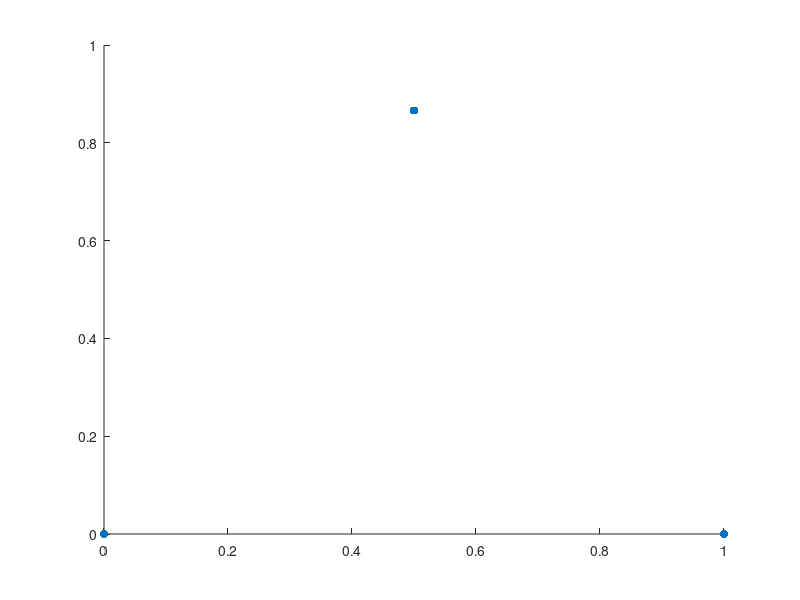

The MATLAB source for this figure: (Note: this script raises an error after producing the figure.)
clearvars;

v_ha_mut = [0;0];
v_la_mut = [0.5;sqrt(3)/2];
v_la = [1;0];

v = [v_la,v_la_mut,v_ha_mut];



%%
f=figure;
scatter(v(1,:),v(2,:),'filled')
f.Position(1) = 1547;
f.Position(3:4) = [664 543];
hold on;

%%
cohort_name = "cohort_221021113614089";
path_to_cohort_file = sprintf("../data/%s/%s.mat",cohort_name,cohort_name);
load(path_to_cohort_file,"total_runs","ids")

for si = 1:total_runs
    sim_name = ids(si);

    path_to_sim_folder = sprintf("../data/%s",sim_name);

    load(sprintf("%s/output_final.mat",path_to_sim_folder),"tracked")

    a = reshape(tracked.phase_cell_days,[],4);
    a = a(:,[1,2,4])';
    a = a./sum(a,1);


    %%
    % scatter3(v(1,:)*a,v(2,:)*a,v(3,:)*a,10,'green','filled')
    plot(v(1,:)*a,v(2,:)*a,'black',"LineWidth",1)
end